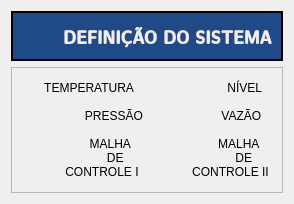
        <widget class="QWidget" name="System_page">
         <layout class="QVBoxLayout" name="verticalLayout_9">
          <item>
           <widget class="QFrame" name="frame_10">
            <property name="maximumSize">
             <size>
              <width>16777215</width>
              <height>68</height>
             </size>
            </property>
            <property name="styleSheet">
             <string notr="true">background-color: rgb(32, 74, 135);</string>
            </property>
            <property name="frameShape">
             <enum>QFrame::Box</enum>
            </property>
            <property name="frameShadow">
             <enum>QFrame::Plain</enum>
            </property>
            <property name="lineWidth">
             <number>2</number>
            </property>
            <layout class="QHBoxLayout" name="horizontalLayout_11">
             <item>
              <widget class="QLabel" name="label_19">
               <property name="maximumSize">
                <size>
                 <width>48</width>
                 <height>48</height>
                </size>
               </property>
               <property name="text">
                <string/>
               </property>
               <property name="pixmap">
                <pixmap resource="filter.qrc">:/icons/computer.svg</pixmap>
               </property>
               <property name="scaledContents">
                <bool>true</bool>
               </property>
              </widget>
             </item>
             <item>
              <widget class="QLabel" name="label_14">
               <property name="maximumSize">
                <size>
                 <width>16777215</width>
                 <height>50</height>
                </size>
               </property>
               <property name="font">
                <font>
                 <family>Latin Modern Sans Demi Cond</family>
                 <pointsize>14</pointsize>
                 <weight>75</weight>
                 <bold>true</bold>
                </font>
               </property>
               <property name="styleSheet">
                <string notr="true">background-color: rgb(32, 74, 135);
color: rgb(238, 238, 236);</string>
               </property>
               <property name="text">
                <string>  DEFINIÇÃO DO SISTEMA</string>
               </property>
               <property name="alignment">
                <set>Qt::AlignLeading|Qt::AlignLeft|Qt::AlignVCenter</set>
               </property>
              </widget>
             </item>
            </layout>
           </widget>
          </item>
          <item>
           <widget class="QFrame" name="frame_7">
            <property name="frameShape">
             <enum>QFrame::StyledPanel</enum>
            </property>
            <property name="frameShadow">
             <enum>QFrame::Raised</enum>
            </property>
            <layout class="QVBoxLayout" name="verticalLayout_7">
             <item>
              <layout class="QHBoxLayout" name="horizontalLayout_7">
               <item>
                <widget class="QPushButton" name="pushButton_16">
                 <property name="enabled">
                  <bool>true</bool>
                 </property>
                 <property name="text">
                  <string>    TEMPERATURA</string>
                 </property>
                 <property name="icon">
                  <iconset resource="filter.qrc">
                   <normaloff>:/icons/hot-thermometer.svg</normaloff>:/icons/hot-thermometer.svg</iconset>
                 </property>
                 <property name="iconSize">
                  <size>
                   <width>48</width>
                   <height>48</height>
                  </size>
                 </property>
                 <property name="flat">
                  <bool>true</bool>
                 </property>
                </widget>
               </item>
               <item>
                <widget class="QPushButton" name="pushButton_15">
                 <property name="enabled">
                  <bool>true</bool>
                 </property>
                 <property name="text">
                  <string>                    NÍVEL</string>
                 </property>
                 <property name="icon">
                  <iconset resource="filter.qrc">
                   <normaloff>:/icons/tank.svg</normaloff>:/icons/tank.svg</iconset>
                 </property>
                 <property name="iconSize">
                  <size>
                   <width>48</width>
                   <height>48</height>
                  </size>
                 </property>
                 <property name="flat">
                  <bool>true</bool>
                 </property>
                </widget>
               </item>
              </layout>
             </item>
             <item>
              <layout class="QHBoxLayout" name="horizontalLayout_8">
               <item>
                <widget class="QPushButton" name="pushButton_19">
                 <property name="enabled">
                  <bool>true</bool>
                 </property>
                 <property name="text">
                  <string>                  PRESSÃO</string>
                 </property>
                 <property name="icon">
                  <iconset resource="filter.qrc">
                   <normaloff>:/icons/icon.svg</normaloff>:/icons/icon.svg</iconset>
                 </property>
                 <property name="iconSize">
                  <size>
                   <width>48</width>
                   <height>48</height>
                  </size>
                 </property>
                 <property name="flat">
                  <bool>true</bool>
                 </property>
                </widget>
               </item>
               <item>
                <widget class="QPushButton" name="pushButton_20">
                 <property name="enabled">
                  <bool>true</bool>
                 </property>
                 <property name="text">
                  <string>                 VAZÃO</string>
                 </property>
                 <property name="icon">
                  <iconset resource="filter.qrc">
                   <normaloff>:/icons/gas-pipe.svg</normaloff>:/icons/gas-pipe.svg</iconset>
                 </property>
                 <property name="iconSize">
                  <size>
                   <width>48</width>
                   <height>48</height>
                  </size>
                 </property>
                 <property name="flat">
                  <bool>true</bool>
                 </property>
                </widget>
               </item>
              </layout>
             </item>
             <item>
              <layout class="QHBoxLayout" name="horizontalLayout_9">
               <property name="spacing">
                <number>5</number>
               </property>
               <item>
                <widget class="QPushButton" name="pushButton_18">
                 <property name="enabled">
                  <bool>true</bool>
                 </property>
                 <property name="text">
                  <string>                 MALHA
                    DE
            CONTROLE I</string>
                 </property>
                 <property name="icon">
                  <iconset resource="filter.qrc">
                   <normaloff>:/icons/industrial-robot.svg</normaloff>:/icons/industrial-robot.svg</iconset>
                 </property>
                 <property name="iconSize">
                  <size>
                   <width>48</width>
                   <height>48</height>
                  </size>
                 </property>
                 <property name="flat">
                  <bool>true</bool>
                 </property>
                </widget>
               </item>
               <item>
                <widget class="QPushButton" name="pushButton_17">
                 <property name="enabled">
                  <bool>true</bool>
                 </property>
                 <property name="text">
                  <string>                 MALHA
                    DE
            CONTROLE II</string>
                 </property>
                 <property name="icon">
                  <iconset resource="filter.qrc">
                   <normaloff>:/icons/industrial-robot.svg</normaloff>:/icons/industrial-robot.svg</iconset>
                 </property>
                 <property name="iconSize">
                  <size>
                   <width>48</width>
                   <height>48</height>
                  </size>
                 </property>
                 <property name="flat">
                  <bool>true</bool>
                 </property>
                </widget>
               </item>
              </layout>
             </item>
            </layout>
           </widget>
          </item>
         </layout>
        </widget>
